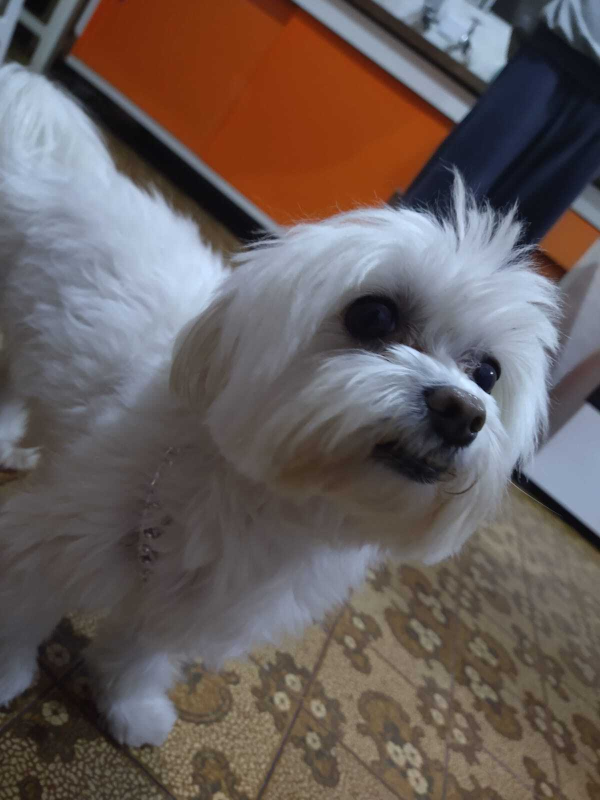
#> input picture img/img1.jpg, 1200 x 1600 px (shown at 1/2 size)
$ python principal.py
#> lines starting #> are read from the running program, lines starting #| are printed output that depends on the picture; pictures that were not available may be replaced by others from this repository, and a replacement may not be noted
import cv2
from matplotlib import pyplot as plt

imagem1 = cv2.imread('img/img1.jpg', 0)  # Carrega a imagem 1 em escala de cinza
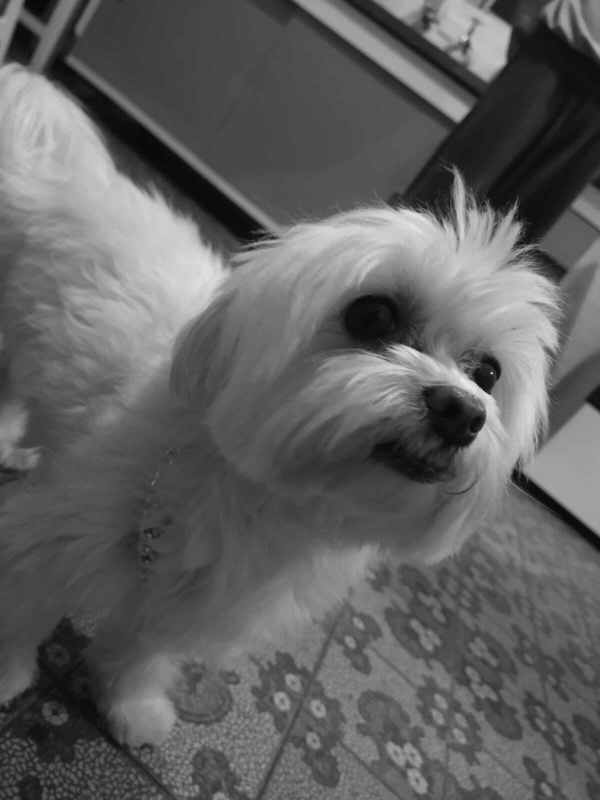
#> imagem1: shape (1600, 1200) (shown at 1/2 size); min 0, max 255, mean 96.2
imagem2 = cv2.imread('img/img7.jpg', 0)  # Carrega a imagem 2 em escala de cinza
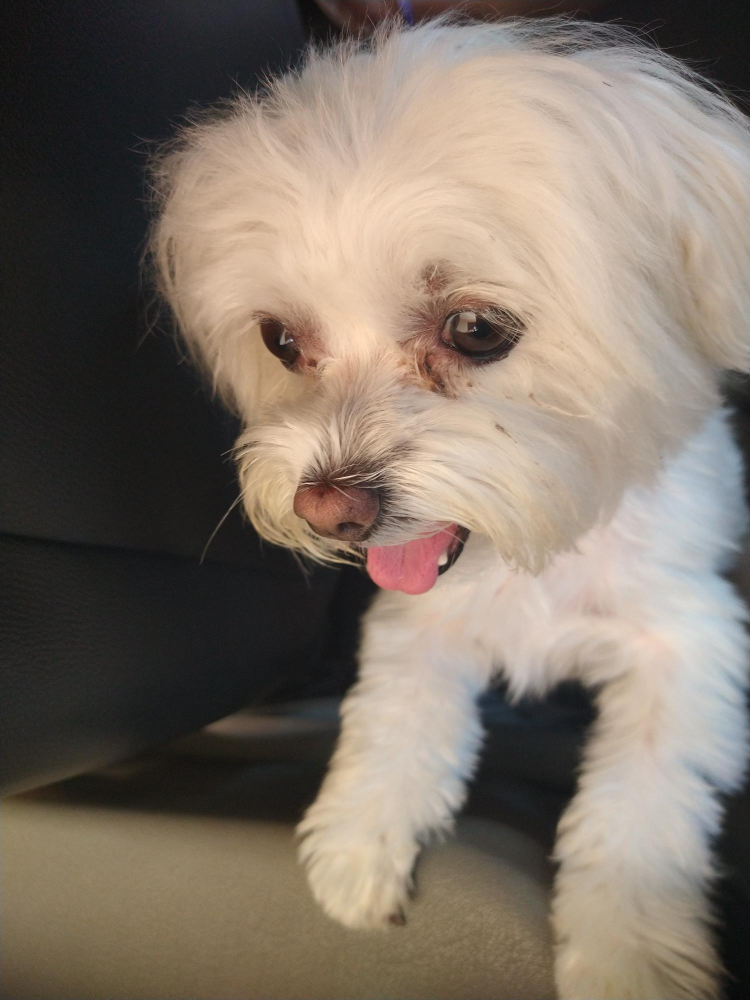
#> input picture img/img2.png, 1500 x 2000 px, given in place of img7.jpg, which was not available (shown at 1/2 size)
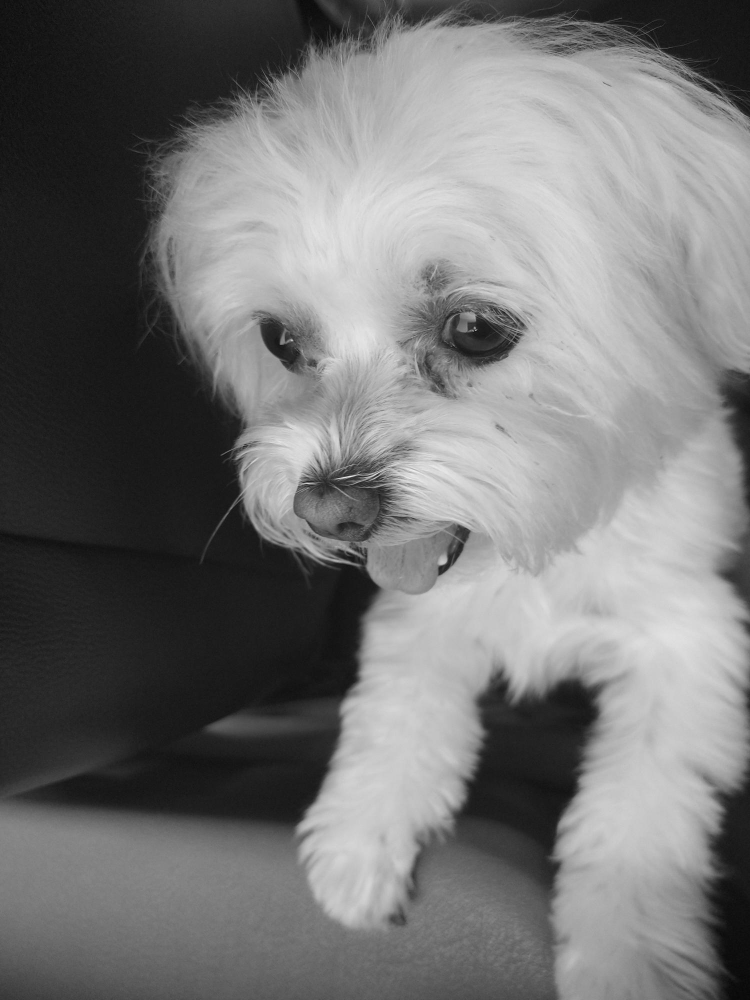
#> imagem2: shape (2000, 1500) (shown at 1/2 size); min 0, max 254, mean 116.9

orb = cv2.ORB_create()

kp1, des1 = orb.detectAndCompute(imagem1, None)
#> kp1 = 500 keypoints; strongest (x, y, size): (982, 746, 31), (984, 746, 31), (984, 745, 37.2), (975, 781, 111.1)
kp2, des2 = orb.detectAndCompute(imagem2, None)
#> kp2 = 500 keypoints; strongest (x, y, size): (951, 660, 31), (948, 661, 31), (952, 657, 31), (952, 660, 37.2)

bf = cv2.BFMatcher(cv2.NORM_HAMMING, crossCheck=True)

matches = bf.match(des1, des2)
#> matches = 122 matches

matches = sorted(matches, key=lambda x: x.distance)

limite_distancia = 50  # Valor arbitrário, você pode ajustá-lo conforme necessário

melhores_correspondencias = [match for match in matches if match.distance < limite_distancia]
#> melhores_correspondencias = 28 matches

porcentagem_correspondencias = len(melhores_correspondencias) / len(matches) * 100
#> porcentagem_correspondencias = 22.95

if porcentagem_correspondencias >= 6 :  # Valor arbitrário, você pode ajustá-lo conforme necessário
    print("As imagens mostram o mesmo animal.")
else:
    print("As imagens mostram animais diferentes.")
